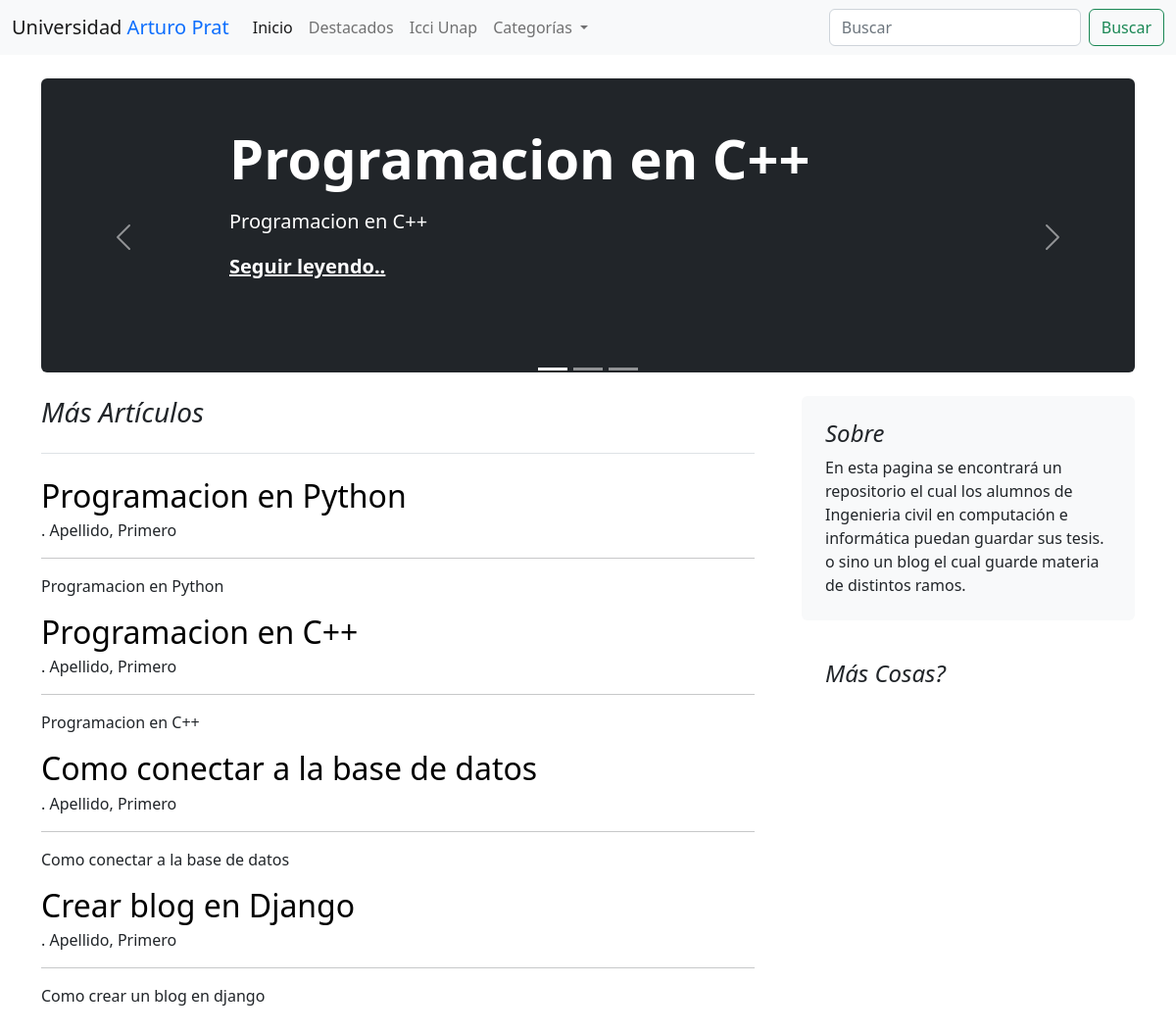
The page / on the database its author committed.
### blogs/models.py (models this page shows, shortened)
class Post(models.Model):
    title = models.CharField(max_length=255)
    slug = models.SlugField(unique=True)  #definimos que el post tenga un slug unico ej:http://127.0.0.1:8000/viaje-a-nose
    overview = models.TextField()
    date_create = models.DateTimeField(auto_now_add=True) #de manerea automatica le pone el objeto datetimefield a date_created en el momento q se crea un post
    content = models.TextField()
    author = models.ForeignKey(settings.AUTH_USER_MODEL, on_delete=models.PROTECT) #q modelo se relaciona el post,  si la instancia la borramos lo q se hace es protect (no estamos permitiendo q se borre ese usuario q tiene el post)
    categories = models.ManyToManyField('Category') #MANYTOMANYFIELDS: un post puede tener varias categorias Y UNA CATEGORIA VARIOS POSTS
    featured = models.BooleanField(default=False)  #post destacados

### users/models.py (models this page shows)
class User(AbstractUser):
    def __str__(self):
        return f'{self.last_name}, {self.first_name}'

### blogs/views.py (the view)
# urls.py: path('', views.home_page),
def home_page(request):
   posts = Post.objects.all() #con esto conseguimos todos los post q tenemos
   categories = Category.objects.all()
   featured = Post.objects.filter(featured=True) [:3] #queremos que se pasen los primeros 3 post destacados
   context = {
        'posts': posts,
        'categories': categories,
        'featured': featured
   }
   return render(request, 'blogs/home_page.html', context=context) #le pasamos el equest, el temple q utilizaremos y el contexto

### blogs/templates/blogs/home_page.html
{% extends 'base.html'%}
{% block content %}
<div class="container-xxl bd-gutter mt-3 my-md-4 bd-layout">
  <main class="container">
    <div class="row g-5">
      <div class="col-md-12">{% include "blogs/featured.html" %}</div>
    </div>
    <div class="row g-5">
      <div class="col-md-8">
        <h3 class="pb-4 mb-4 fst-italic border-bottom">Más Artículos</h3>
        {% for post in posts %}
        <article class="blog-post">
          <h2 class="blog-post-title mb-1">
            <a href="{% url 'post' post.id %}" style="text-decoration: none" class="text-black">
              {{ post.title }}
            </a>
          </h2>
          <p class="blog-post-meta">
            {{ post.date_created.date }}. {{post.author}}
          </p>
          <hr />
          <p>{{ post.overview }}</p>
        </article>
        {% endfor %}
      </div>
      <div class="col-md-4">
        <div class="position-sticky" style="top: 2rem">
          <div class="p-4 mb-3 bg-light rounded">
            <h4 class="fst-italic">Sobre</h4>
            <p class="mb-0">
              En esta pagina se encontrará un repositorio el cual los alumnos de Ingenieria civil en computación e informática puedan guardar sus tesis.
              o sino un blog el cual guarde materia de distintos ramos.
            </p>
          </div>
          <div class="p-4">
            <h4 class="fst-italic">Más Cosas?</h4>
          </div>
        </div>
      </div>
    </div>
  </main>
</div>
{% endblock content %}

### blogs/templates/base.html (shortened to what this page needs)
<!DOCTYPE html>
<html lang="en">
<head>
    <link href="https://cdn.jsdelivr.net/npm/bootstrap@5.2.2/dist/css/bootstrap.min.css" rel="stylesheet"
>
</head>
<body>
{% include "navbar.html" %}
{% block content %} {% endblock content %}
</body>
</html>

### blogs/templates/navbar.html (shortened to what this page needs)
<nav class="navbar navbar-expand-lg bg-light">
    <div class="container-fluid">
        <a class="navbar-brand" href="/">Universidad<span class="text-primary">&nbsp;Arturo&nbsp;Prat</span></a>
        <div class="collapse navbar-collapse" id="navbarSupportedContent">
            <ul class="navbar-nav me-auto mb-2 mb-lg-0">
                <li class="nav-item">
                    <a class="nav-link active" aria-current="page" href="/">Inicio</a>
                </li>
                <li class="nav-item">
                    <a class="nav-link" href="#">Destacados</a>
                </li>
                <li class="nav-item">
                    <a class="nav-link" href="https://www.icci-unap.cl/">Icci Unap</a>
                </li>
                <li class="nav-item dropdown">
                    <a class="nav-link dropdown-toggle" href="#" role="button" data-bs-toggle="dropdown"
                       aria-expanded="false">
                       Categorías
                    </a>
                </li>
            </ul>
            <form class="d-flex" role="search" action="" method="get">
                <input name="search" class="form-control me-2" type="search" placeholder="Buscar" aria-label="Search">
                <button class="btn btn-outline-success" type="submit">Buscar</button>
            </form>
        </div>
    </div>
</nav>

### blogs/templates/blogs/featured.html (shortened to what this page needs)
<div id="carouselIndicators" class="carousel slide" data-bs-ride="true">
    <div class="carousel-indicators">
        <button type="button" data-bs-target="#carouselIndicators" data-bs-slide-to="0" class="active"
                aria-current="true" aria-label="Slide 1"></button>
        <button type="button" data-bs-target="#carouselIndicators" data-bs-slide-to="1"
                aria-label="Slide 2"></button>
        <button type="button" data-bs-target="#carouselIndicators" data-bs-slide-to="2"
                aria-label="Slide 3"></button>
    </div>
    <div class="carousel-inner">
        {% for f in featured %}
            <div class="carousel-item {% if f == featured|first %}active{% endif %}">
                <div class="px-5 p-md-5 mb-4 rounded text-bg-success bg-dark" style="height: 300px">
                    <div class="col-md-10 px-5 mx-5">
                        <h1 class="display-4 fw-bold px-5">{{ f.title }}</h1>
                        <p class="lead my-3 px-5">{{ f.overview }}</p>
                        <p class="lead mb-0 px-5"><a href="#" class="text-white fw-bold">Seguir leyendo..</a></p>
                    </div>
                </div>
            </div>
        {% endfor %}
    </div>
    <button class="carousel-control-prev" type="button" data-bs-target="#carouselIndicators"
            data-bs-slide="prev">
        <span class="carousel-control-prev-icon" aria-hidden="true"></span>
    </button>
    <button class="carousel-control-next" type="button" data-bs-target="#carouselIndicators"
            data-bs-slide="next">
        <span class="carousel-control-next-icon" aria-hidden="true"></span>
    </button>
</div>

### rows shown on the page
Post: title "Programacion en C++", overview "Programacion en C++", author "Apellido, Primero"
Post: title "Programacion en Python", author "Apellido, Primero", overview "Programacion en Python"
Post: title "Como conectar a la base de datos", author "Apellido, Primero", overview "Como conectar a la base de datos"
Post: title "Crear blog en Django", author "Apellido, Primero", overview "Como crear un blog en django"
